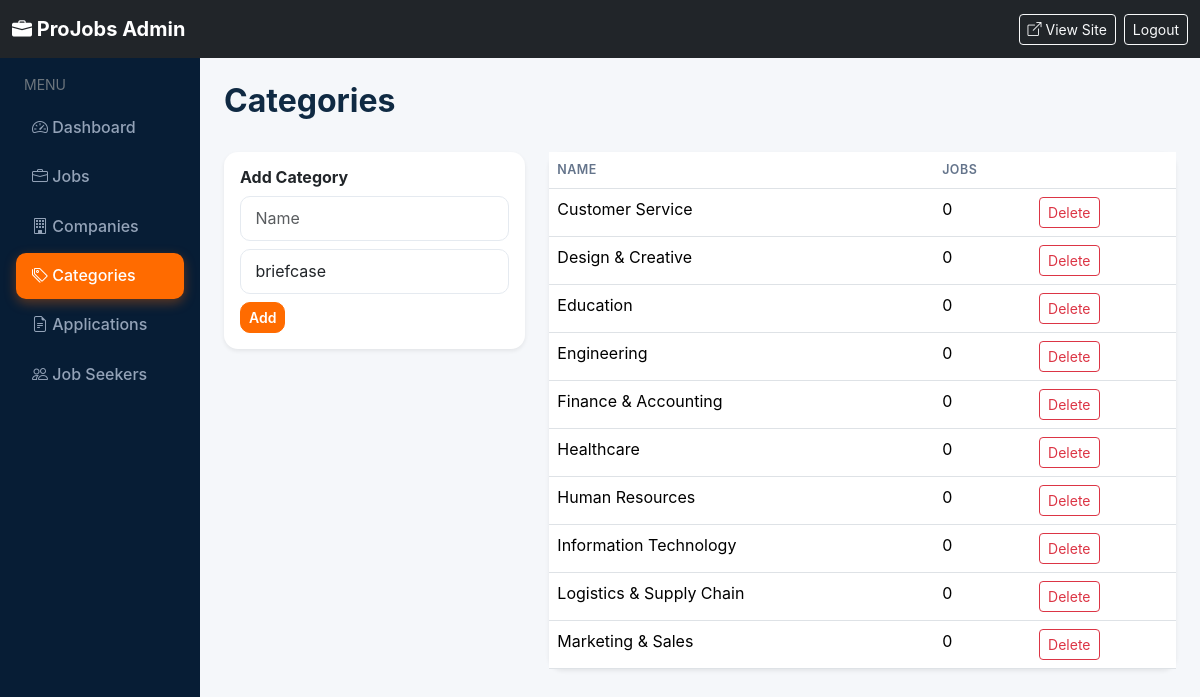
Screenshot of /admin/categories.php (signed in) with the database file from the repository.
### tables this page shows
CREATE TABLE IF NOT EXISTS categories (
  id INT AUTO_INCREMENT PRIMARY KEY,
  name VARCHAR(100) NOT NULL UNIQUE,
  icon VARCHAR(50) DEFAULT 'briefcase',
  created_at TIMESTAMP DEFAULT CURRENT_TIMESTAMP
);

### auth/auth.php (called while the page is built, shortened)
<?php
function e($x) {
    return htmlspecialchars((string)$x, ENT_QUOTES, 'UTF-8');
}
function base_url($path = '') {
    static $base = null;
    if ($base === null) {
        $script = str_replace('\\', '/', $_SERVER['SCRIPT_NAME'] ?? '');
        $dir = dirname($script);
        $subfolders = ['admin', 'auth', 'seeker', 'includes'];
        $parts = array_filter(explode('/', trim($dir, '/')));
        $parts = array_values($parts);
        while (!empty($parts) && in_array(end($parts), $subfolders, true)) {
            array_pop($parts);
        }
        $base = '/' . implode('/', $parts);
        if ($base === '/') $base = '';
        $base = rtrim($base, '/');
    }
    $path = ltrim($path, '/');
    return $base . '/' . $path;
}

### admin/categories.php (the view, shortened to what this page needs)
<?php
require __DIR__ . '/_layout_start.php';
$list = $pdo->query('SELECT cat.*, COUNT(j.id) AS job_count FROM categories cat LEFT JOIN jobs j ON j.category_id=cat.id GROUP BY cat.id ORDER BY cat.name')->fetchAll();
?>
<div class="d-flex justify-content-between mb-4">
  <h2 class="fw-bold">Categories</h2>
</div>
<div class="row g-4">
  <div class="col-md-4">
    <div class="card border-0 shadow-sm"><div class="card-body">
      <h6 class="fw-bold">Add Category</h6>
      <form method="post">
        <div class="mb-2"><input name="name" class="form-control" placeholder="Name" required></div>
        <div class="mb-2"><input name="icon" class="form-control" placeholder="Bootstrap icon (e.g. code-slash)" value="briefcase"></div>
        <button class="btn btn-primary btn-sm">Add</button>
      </form>
    </div></div>
  </div>
  <div class="col-md-8">
    <div class="card border-0 shadow-sm"><div class="table-responsive">
      <table class="table mb-0"><thead><tr><th>Name</th><th>Jobs</th><th></th></tr></thead>
      <tbody>
      <?php foreach ($list as $c): ?>
        <tr><td><?= e($c['name']) ?></td><td><?= (int)$c['job_count'] ?></td>
        <td><a href="?delete=<?= $c['id'] ?>" class="btn btn-sm btn-outline-danger" onclick="return confirm('Delete?')">Delete</a></td></tr>
      <?php endforeach; ?>
      </tbody></table>
    </div></div>
  </div>
</div>
<?php require __DIR__.'/_layout_end.php'; ?>

### admin/_layout_start.php (shortened to what this page needs)
<!DOCTYPE html>
<html lang="en">
<head>
<link href="https://cdn.jsdelivr.net/npm/bootstrap@5.3.3/dist/css/bootstrap.min.css" rel="stylesheet">
<link href="https://cdn.jsdelivr.net/npm/bootstrap-icons@1.11.3/font/bootstrap-icons.min.css" rel="stylesheet">
<link href="<?= base_url('assets/style.css') ?>" rel="stylesheet">
</head>
<body>
<nav class="navbar navbar-dark bg-dark">
  <div class="container-fluid">
    <a class="navbar-brand fw-bold" href="<?= base_url('admin/dashboard.php') ?>"><i class="bi bi-briefcase-fill"></i> ProJobs Admin</a>
    <div class="d-flex gap-2">
      <a class="btn btn-outline-light btn-sm" href="<?= base_url('index.php') ?>" target="_blank"><i class="bi bi-box-arrow-up-right"></i> View Site</a>
      <a class="btn btn-outline-light btn-sm" href="<?= base_url('auth/logout.php') ?>">Logout</a>
    </div>
  </div>
</nav>
<div class="container-fluid">
  <div class="row">
    <aside class="col-lg-2 admin-sidebar p-3 d-none d-lg-block">
      <div class="text-uppercase small text-secondary mb-2 px-2">Menu</div>
      <?php
      $nav = [
        'dashboard.php' => ['Dashboard', 'speedometer2'],
        'jobs.php' => ['Jobs', 'briefcase'],
        'companies.php' => ['Companies', 'building'],
        'categories.php' => ['Categories', 'tags'],
        'applications.php' => ['Applications', 'file-earmark-text'],
        'seekers.php' => ['Job Seekers', 'people'],
      ];
      $cur = basename($_SERVER['PHP_SELF']);
      foreach ($nav as $file => [$label, $icon]):
      ?>
        <a class="nav-link <?= $cur===$file?'active':'' ?>" href="<?= base_url('admin/'.$file) ?>">
          <i class="bi bi-<?= $icon ?>"></i> <?= $label ?>
        </a>
      <?php endforeach; ?>
    </aside>
    <main class="col-lg-10 p-4">

### admin/_layout_end.php (shortened to what this page needs)
    </main>
  </div>
</div>
</body>
</html>

### assets/style.css (style rules this page uses)
:root { --navy: #102A43; --navy-dark: #071D35; --navy-mid: #243B53; --orange: #FF6B00; --orange-bright: #FF7A00; --orange-soft: #FFF4EB; --orange-hover: #E55F00; --blue: #2563EB; --blue-light: #EFF6FF; --gray-bg: #F5F7FA; --gray-border: #E5EAF0; --text: #102A43; --text-muted: #64748B; --white: #FFFFFF; --radius: 14px; --radius-sm: 10px; --shadow: 0 4px 20px rgba(16, 42, 67, 0.08); --shadow-lg: 0 12px 40px rgba(16, 42, 67, 0.12); --transition: all 0.25s cubic-bezier(0.4, 0, 0.2, 1); }
* { box-sizing: border-box; }
body { font-family: 'Inter', system-ui, -apple-system, 'Segoe UI', Roboto, sans-serif; background: var(--gray-bg); color: var(--text); line-height: 1.6; -webkit-font-smoothing: antialiased; }
a { transition: var(--transition); }
.form-control, .form-select { border-radius: 10px; border-color: var(--gray-border); padding: 0.6rem 0.9rem; }
.btn-primary, .btn-orange { background: var(--orange); border-color: var(--orange); border-radius: 10px; font-weight: 600; }
.card { border-radius: var(--radius); border-color: var(--gray-border); }
.admin-sidebar { min-height: calc(100vh - 56px); background: var(--navy-dark); color: #CBD5E1; }
.admin-sidebar .nav-link { color: #94A3B8; border-radius: 10px; margin-bottom: 3px; padding: 0.65rem 1rem; font-weight: 500; transition: var(--transition); }
.admin-sidebar .nav-link.active { background: var(--orange); color: #fff; box-shadow: 0 4px 12px rgba(255, 107, 0, 0.35); }
.admin-sidebar .nav-link i { width: 1.5rem; }
.table { --bs-table-hover-bg: var(--orange-soft); }
.table thead th { font-weight: 600; font-size: 0.78rem; text-transform: uppercase; letter-spacing: 0.04em; color: var(--text-muted); }
html { scroll-behavior: smooth; }

### rows the page displays
categories: name "Customer Service", job_count "0"
categories: name "Design & Creative", job_count "0"
categories: name "Education", job_count "0"
categories: name "Engineering", job_count "0"
categories: name "Finance & Accounting", job_count "0"
categories: name "Healthcare", job_count "0"
categories: name "Human Resources", job_count "0"
categories: name "Information Technology", job_count "0"
categories: name "Logistics & Supply Chain", job_count "0"
categories: name "Marketing & Sales", job_count "0"

### other values shown
$label "Dashboard"
$label "Jobs"
$label "Companies"
$label "Categories"
$label "Applications"
$label "Job Seekers"
